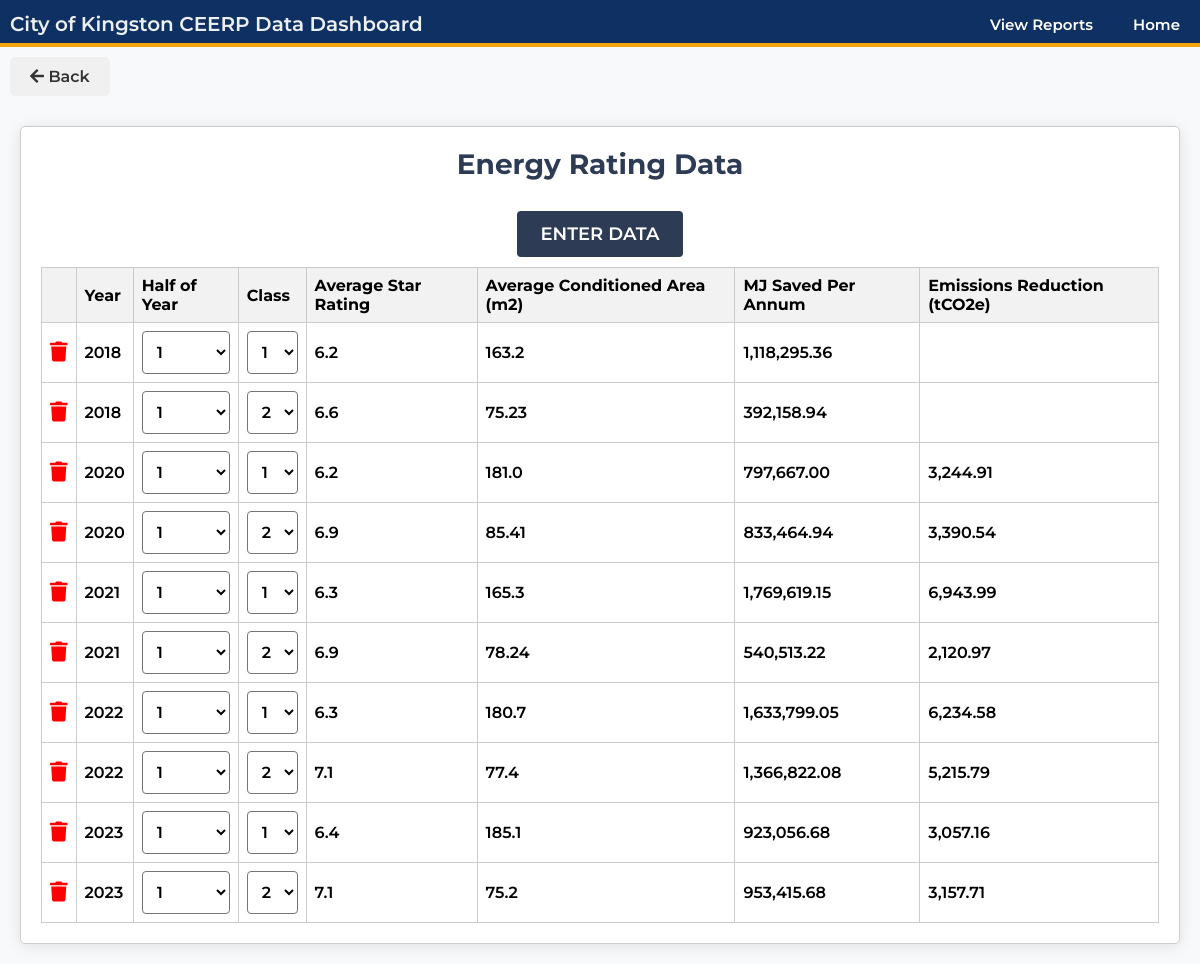
Before: /view_energy_rating_data with the older database file.
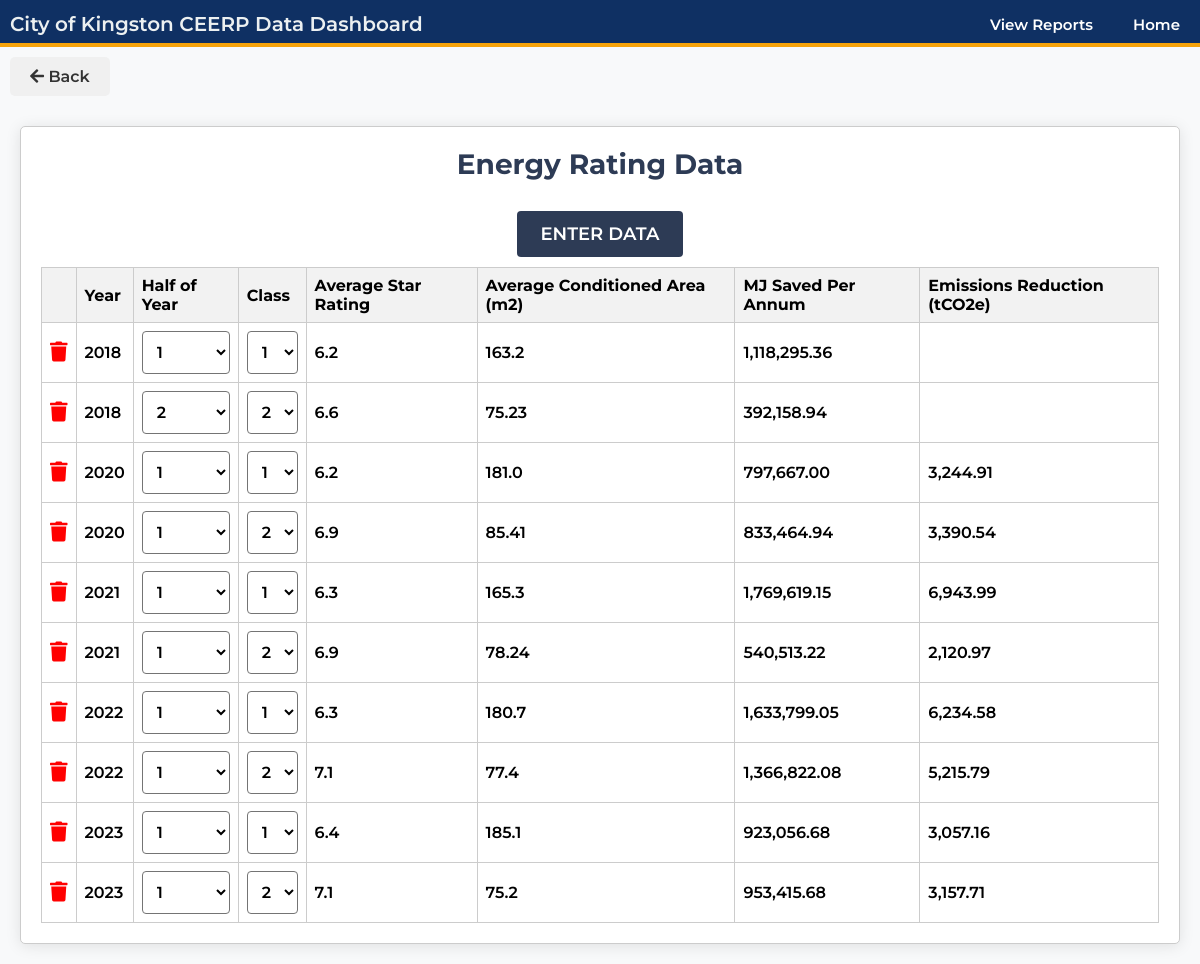
After: the same page with the newer database file.
### models.py (models this page shows)
class EnergyRatingData(db.Model):
    id = db.Column(db.Integer, primary_key=True)
    class_ = db.Column(db.Integer, nullable=False)  # Class 1 or 2
    year = db.Column(db.Integer, nullable=False)
    half_year = db.Column(db.Integer, nullable=False)  # 1 or 2
    star_rating = db.Column(db.Float, nullable=False)
    certificates_issued = db.Column(db.Integer, nullable=False)
    avg_conditioned_area = db.Column(db.Float, nullable=False)
    emission_factor_id = db.Column(db.Integer, db.ForeignKey('emission_factor.id'), nullable=True)
    emission_factor = db.relationship('EmissionFactor', back_populates='energy_rating_data')
    @property
    def mj_saved_per_annum(self):
        mj_reduction = STAR_RATING_MJ_SQ_M_REDUCTION.get(self.star_rating, 0)
        result = self.certificates_issued * self.avg_conditioned_area * mj_reduction
        return result
    @property
    def emissions_reduction(self):
        if self.emission_factor:
            return self.mj_saved_per_annum * self.emission_factor.factor * 3.6 / 1000
        return None

class EmissionFactor(db.Model):
    id = db.Column(db.Integer, primary_key=True)
    year = db.Column(db.Integer, nullable=False)
    factor = db.Column(db.Float, nullable=False)  # Emission factor in kg CO2-e / kWh
    energy_rating_data = db.relationship('EnergyRatingData', back_populates='emission_factor', uselist=False)

### app.py (the view)
    @app.route('/view_energy_rating_data', methods=['GET', 'POST'])
    def view_energy_rating_data():
        energy_data = EnergyRatingData.query.order_by(asc(EnergyRatingData.year), asc(EnergyRatingData.half_year)).all()
        if request.method == 'POST':
            data_id = request.form.get('data_id')
            updated_value = request.form.get('updated_value')
            return jsonify(success=True)
        return render_template('esd/view_energy_rating_data.html', energy_data=energy_data)

### templates/esd/view_energy_rating_data.html (shortened to what this page needs)
{% extends "base.html" %}
{% block content %}
<div class="backlog-container">
    <h2>Energy Rating Data</h2>
    <a href="{{ url_for('enter_energy_rating_data') }}" class="global-btn">Enter Data</a>
    <table class="task-container">
        <thead>
            <tr>
                <th></th>
                <th>Year</th>
                <th>Half of Year</th>
                <th>Class</th>
                <th>Average Star Rating</th>
                <th>Average Conditioned Area (m2)</th>
                <th>MJ Saved Per Annum</th>
                <th>Emissions Reduction (tCO2e)</th>
            </tr>
        </thead>
        <tbody>
            {% for data in energy_data %}
            <tr>
                <td><span class="delete-data" data-data-id="{{ data.id }}"><i class="fas fa-trash"></i></span></td>
                <td contenteditable="true" data-type="year" data-data-id="{{ data.id }}">{{ data.year }}</td>
                <td>
                    <select data-type="half_year" data-data-id="{{ data.id }}" class="editable-select">
                        <option value="1" {% if data.half_year == 1 %}selected{% endif %}>1</option>
                        <option value="2" {% if data.half_year == 2 %}selected{% endif %}>2</option>
                    </select>
                </td>
                <td>
                    <select data-type="class" data-data-id="{{ data.id }}" class="editable-select">
                        <option value="1" {% if data.class_ == 1 %}selected{% endif %}>1</option>
                        <option value="2" {% if data.class_ == 2 %}selected{% endif %}>2</option>
                    </select>
                </td>
                <td contenteditable="true" data-type="star_rating" data-data-id="{{ data.id }}">{{ data.star_rating }}</td>
                <td contenteditable="true" data-type="avg_conditioned_area" data-data-id="{{ data.id }}">{{ data.avg_conditioned_area }}</td>
                <td class="mj-saved">{{ '{:,.2f}'.format(data.mj_saved_per_annum) }}</td>
                <td class="emissions-reduction">
                    {% if data.emissions_reduction != None %}
                        {{ '{:,.2f}'.format(data.emissions_reduction) }}
                    {% endif %}
                </td>
            </tr>
            {% endfor %}
        </tbody>
    </table>
</div>
{% endblock %}

### templates/base.html (shortened to what this page needs)
<!DOCTYPE html>
<html>
<head>
    <link rel="stylesheet" href="{{ url_for('static', filename='styles.css') }}">
    <link rel="stylesheet" href="https://cdnjs.cloudflare.com/ajax/libs/font-awesome/5.15.1/css/all.min.css">
</head>
<body>
    <div class="header">
        <nav class="fill">
            <h1>City of Kingston CEERP Data Dashboard</h1>
            <a href="{{ url_for('index') }}">Home</a>
            <a href="{{ url_for('view_reports') }}">View Reports</a>
        </nav>
    </div>
</body>
</html>
{% block content %}{% endblock %}

### static/styles.css (style rules this page uses)
* { margin: 0; padding: 0; box-sizing: border-box; -webkit-font-smoothing: antialiased; }
body { background: #F8F9FA; font-family: 'Montserrat', sans-serif; font-weight: 600; }
select option { font-weight: 600; color: black; }
.header h1 { font-size: 20px; margin-left: 10px; margin-top: 5px; }
.header { background: #0f3063; align-items: center; color: #ecf0f1; padding: 7px 0; margin: 0; justify-content: space-between; border-bottom: 4px solid #f7a30a; }
.header nav a { float: right; padding: 8px 15px; color: #fff; text-decoration: none; transition: color 0.3s; margin: 0 5px; font-family: 'Montserrat', sans-serif; font-weight: 600; font-size: 15px; border-bottom: 4px solid transparent; transition: border-color 0.3s ease; }
.header h1 { font-family: 'Montserrat', sans-serif; font-weight: 600; display: inline-block; }
a { transition: background-color 0.3s, color 0.3s; }
nav.fill a:after { text-align: left; content: ''; margin: 0; opacity: 0; color: #000; }
.backlog-container { flex: 0 0 48%; background: #FFFFFF; width: 95%; border: 1px solid #ccc; padding: 20px; border-radius: 5px; box-shadow: 0 2px 15px rgba(0, 0, 0, 0.1); margin: 20px auto; text-align: center; width: calc(100% - 40px); }
.backlog-container h2 { text-align: center; font-size: 28px; color: #2d3b55; margin-bottom: 20px; }
.backlog-container a { color: #2d4660; text-decoration: none; font-size: 18px; transition: color 0.3s; }
.task-container th, .task-container td { border: 1px solid #ccc; padding: 8px; text-align: left; }
.task-container th { background-color: #f2f2f2; position: sticky; top: 20px; z-index: 10; }
.task-container select { font-size: 16px; width: 100%; padding: 10px; font-family: 'Montserrat', sans-serif; font-weight: 600; border: 1px solid #747474; border-radius: 4px; outline: none; transition: all .2s; background: #fff; }
.task-container { width: 100%; border-collapse: collapse; }
th { position: relative; }
.global-btn { display: inline-block; margin: 10px 0; width: auto; border: none; padding: 12px 24px; font-family: 'Montserrat', sans-serif; font-weight: 600; cursor: pointer; text-transform: uppercase; background: #2d3b55; color: #fff; border-radius: 4px; outline: none; transition: all .3s; text-align: center; }
.global-btn, a.global-btn { color: #fff; }
.backlog-container select { font-size: 16px; padding: 10px; font-family: 'Montserrat', sans-serif; font-weight: 600; border: 1px solid #747474; border-radius: 4px; outline: none; transition: all .2s; }
.delete-data i { color: red; cursor: pointer; font-size: 20px; }

Changed rows visible on the page:
changed EnergyRatingData (number 2 of 10 on the later page): half_year+id "1" → "2"
